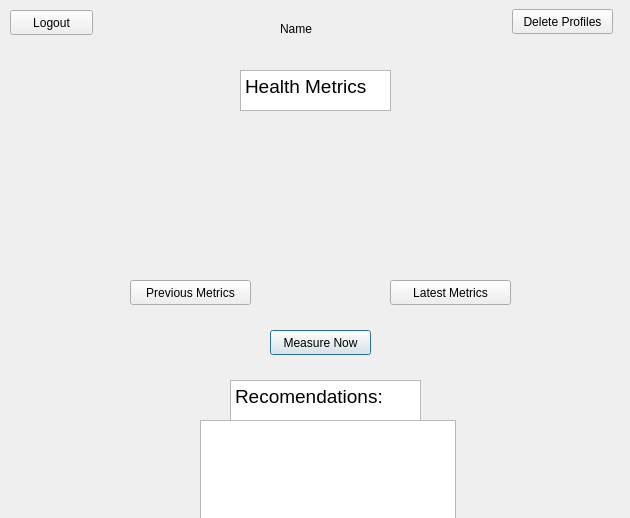
<?xml version="1.0" encoding="UTF-8"?>
<ui version="4.0">
 <class>HomeScreenPage</class>
 <widget class="QDialog" name="HomeScreenPage">
  <property name="geometry">
   <rect>
    <x>0</x>
    <y>0</y>
    <width>630</width>
    <height>518</height>
   </rect>
  </property>
  <property name="windowTitle">
   <string>Dialog</string>
  </property>
  <widget class="QPushButton" name="pushButton_2">
   <property name="geometry">
    <rect>
     <x>270</x>
     <y>330</y>
     <width>101</width>
     <height>25</height>
    </rect>
   </property>
   <property name="text">
    <string>Measure Now</string>
   </property>
  </widget>
  <widget class="QTextBrowser" name="textBrowser">
   <property name="geometry">
    <rect>
     <x>240</x>
     <y>70</y>
     <width>151</width>
     <height>41</height>
    </rect>
   </property>
   <property name="html">
    <string>&lt;!DOCTYPE HTML PUBLIC &quot;-//W3C//DTD HTML 4.0//EN&quot; &quot;http://www.w3.org/TR/REC-html40/strict.dtd&quot;&gt;
&lt;html&gt;&lt;head&gt;&lt;meta name=&quot;qrichtext&quot; content=&quot;1&quot; /&gt;&lt;style type=&quot;text/css&quot;&gt;
p, li { white-space: pre-wrap; }
&lt;/style&gt;&lt;/head&gt;&lt;body style=&quot; font-family:'Sans'; font-size:10pt; font-weight:400; font-style:normal;&quot;&gt;
&lt;p style=&quot; margin-top:0px; margin-bottom:0px; margin-left:0px; margin-right:0px; -qt-block-indent:0; text-indent:0px;&quot;&gt;&lt;span style=&quot; font-size:14pt;&quot;&gt;Health Metrics&lt;/span&gt;&lt;/p&gt;&lt;/body&gt;&lt;/html&gt;</string>
   </property>
  </widget>
  <widget class="QPushButton" name="logoutButton">
   <property name="geometry">
    <rect>
     <x>10</x>
     <y>10</y>
     <width>83</width>
     <height>25</height>
    </rect>
   </property>
   <property name="text">
    <string>Logout</string>
   </property>
  </widget>
  <widget class="QTextBrowser" name="textBrowser_2">
   <property name="geometry">
    <rect>
     <x>230</x>
     <y>380</y>
     <width>191</width>
     <height>41</height>
    </rect>
   </property>
   <property name="html">
    <string>&lt;!DOCTYPE HTML PUBLIC &quot;-//W3C//DTD HTML 4.0//EN&quot; &quot;http://www.w3.org/TR/REC-html40/strict.dtd&quot;&gt;
&lt;html&gt;&lt;head&gt;&lt;meta name=&quot;qrichtext&quot; content=&quot;1&quot; /&gt;&lt;style type=&quot;text/css&quot;&gt;
p, li { white-space: pre-wrap; }
&lt;/style&gt;&lt;/head&gt;&lt;body style=&quot; font-family:'Sans'; font-size:10pt; font-weight:400; font-style:normal;&quot;&gt;
&lt;p style=&quot; margin-top:0px; margin-bottom:0px; margin-left:0px; margin-right:0px; -qt-block-indent:0; text-indent:0px;&quot;&gt;&lt;span style=&quot; font-size:14pt;&quot;&gt;Recomendations:&lt;/span&gt;&lt;/p&gt;&lt;/body&gt;&lt;/html&gt;</string>
   </property>
  </widget>
  <widget class="QPushButton" name="pushButton">
   <property name="geometry">
    <rect>
     <x>130</x>
     <y>280</y>
     <width>121</width>
     <height>25</height>
    </rect>
   </property>
   <property name="text">
    <string>Previous Metrics</string>
   </property>
  </widget>
  <widget class="QPushButton" name="pushButton_4">
   <property name="geometry">
    <rect>
     <x>390</x>
     <y>280</y>
     <width>121</width>
     <height>25</height>
    </rect>
   </property>
   <property name="text">
    <string>Latest Metrics</string>
   </property>
  </widget>
  <widget class="QTextBrowser" name="textBrowser_3">
   <property name="geometry">
    <rect>
     <x>200</x>
     <y>420</y>
     <width>256</width>
     <height>101</height>
    </rect>
   </property>
  </widget>
  <widget class="QLabel" name="Name_Display">
   <property name="geometry">
    <rect>
     <x>280</x>
     <y>20</y>
     <width>62</width>
     <height>17</height>
    </rect>
   </property>
   <property name="text">
    <string>Name</string>
   </property>
  </widget>
  <widget class="QPushButton" name="deleteProfilesButton">
   <property name="geometry">
    <rect>
     <x>512</x>
     <y>9</y>
     <width>101</width>
     <height>25</height>
    </rect>
   </property>
   <property name="text">
    <string>Delete Profiles</string>
   </property>
  </widget>
 </widget>
 <resources/>
 <connections/>
</ui>
